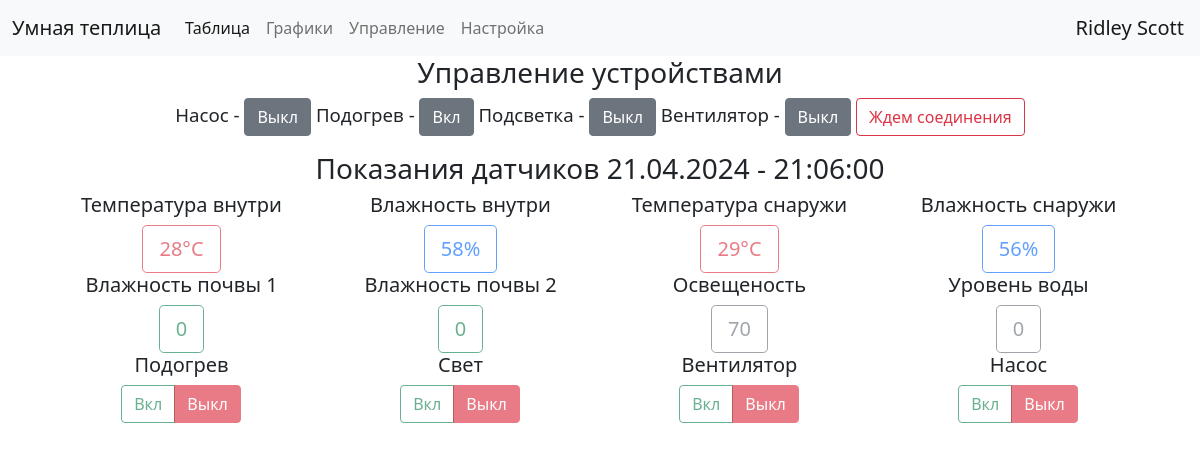
The app's page /dashboard (signed in) with its own data.
### data/users.py (models this page shows, shortened)
class User(SqlAlchemyBase,UserMixin):
    __tablename__ = 'users'
    id = sqlalchemy.Column(sqlalchemy.Integer, primary_key=True, autoincrement=True)
    surname = sqlalchemy.Column(sqlalchemy.String, nullable=True)
    name = sqlalchemy.Column(sqlalchemy.String, nullable=True)
    email = sqlalchemy.Column(sqlalchemy.String, index=True, unique=True, nullable=True)
    hashed_password = sqlalchemy.Column(sqlalchemy.String, nullable=True)
    modified_date = sqlalchemy.Column(sqlalchemy.DateTime, default=datetime.datetime.now)
    token = sqlalchemy.Column(sqlalchemy.String, nullable=True, default='NNNNNNNNNNN')

### data/sensors.py (models this page shows, shortened)
class Sensors(SqlAlchemyBase):
    __tablename__ = 'sensors'
    id = sqlalchemy.Column(sqlalchemy.Integer, primary_key=True, autoincrement=True)
    date = sqlalchemy.Column(sqlalchemy.DateTime, default=datetime.datetime.now)
    temp_in = sqlalchemy.Column(sqlalchemy.Integer, nullable=True, default=0)
    humidity_in = sqlalchemy.Column(sqlalchemy.Integer, nullable=True, default=0)
    temp_out = sqlalchemy.Column(sqlalchemy.Integer, nullable=True, default=0)
    humidity_out = sqlalchemy.Column(sqlalchemy.Integer, nullable=True, default=0)
    moisture1 = sqlalchemy.Column(sqlalchemy.Integer, nullable=True, default=0)
    moisture2 = sqlalchemy.Column(sqlalchemy.Integer, nullable=True, default=0)
    light = sqlalchemy.Column(sqlalchemy.Integer, nullable=True, default=0)
    token = sqlalchemy.Column(sqlalchemy.String, nullable=True, default='NNNNNNNNNNN')
    pump = sqlalchemy.Column(sqlalchemy.Integer, default=0)
    heat = sqlalchemy.Column(sqlalchemy.Integer, default=0)
    led = sqlalchemy.Column(sqlalchemy.Integer, default=0)
    fan = sqlalchemy.Column(sqlalchemy.Integer, default=0)
    water = sqlalchemy.Column(sqlalchemy.Integer, default=0)

### main.py (the view)
@app.route('/dashboard')
@login_required
def dashboard():
    db_sess = db_session.create_session()
    status = db_sess.query(Status).filter(Status.token == current_user.token).first()
    base_data = db_sess.query(Sensors).filter(current_user.is_authenticated, (Sensors.token == current_user.token)
                                              | (current_user.id == 1)).all()
    db_sess.close()
    return render_template('dashboard.html', status=dev_status(), token=current_user.token, data=base_data[-1],
                           text_button=name_button, up=False)

### data/db_session.py (called while the page is built)
def create_session() -> Session:
    global __factory
    return __factory()

### main.py (called while the page is built)
@login_manager.user_loader
def load_user(user_id):
    db_sess = db_session.create_session()
    return db_sess.query(User).get(user_id)

### templates/dashboard.html (shortened to what this page needs)
{% extends "base.html" %}
{% block content %}
<div class="dashboard"><h3>Показания датчиков {{data.date.strftime("%d.%m.%Y")}} - {{data.date.strftime("%H:%M:%S")}}</h3></div>
<div class="container">
    <div class="row">
        <div class="col">
            <div class="dashboard"><p class="h5">Температура внутри</p>
                <button type="button" class="btn btn-outline-danger btn-lg" disabled>
                    {{data.temp_in }}°C
                </button>
            </div>
        </div>
        <div class="col">
            <div class="dashboard"><p class="h5">Влажность внутри </p>
                <button type="button" class="btn btn-outline-primary btn-lg" disabled>{{ data.humidity_in }}%</button>
            </div>
        </div>
        <div class="col">
            <div class="dashboard"><p class="h5">Температура снаружи </p>
                <button type="button" class="btn btn-outline-danger btn-lg" disabled>{{ data.temp_out }}°C</button>
            </div>
        </div>
        <div class="col">
            <div class="dashboard"><p class="h5">Влажность снаружи </p>
                <button type="button" class="btn btn-outline-primary btn-lg" disabled>{{ data.humidity_out }}%</button>
            </div>
        </div>
    </div>
    <div class="row">
        <div class="col">
            <div class="dashboard"><p class="h5">Влажность почвы 1</p>
                <button type="button" class="btn btn-outline-success btn-lg" disabled>{{ data.moisture1 }}</button>
            </div>
        </div>
        <div class="col">
            <div class="dashboard"><p class="h5">Влажность почвы 2</p>
                <button type="button" class="btn btn-outline-success btn-lg" disabled>{{ data.moisture2 }}</button>
            </div>
        </div>
        <div class="col">
            <div class="dashboard"><p class="h5">Освещеность</p>
                <button type="button" class="btn btn-outline-secondary btn-lg" disabled>{{ data.light }}</button>
            </div>
        </div>
        <div class="col">
            <div class="dashboard"><p class="h5">Уровень воды</p>
                <button type="button" class="btn btn-outline-secondary btn-lg" disabled>{{ data.water }}</button>
            </div>
        </div>
    </div>
    <div class="row">
        <div class="col">
            <div class="dashboard"><p class="h5">Подогрев</p>
                <div class="btn-group">
                    <label class="btn btn-outline-success" for="success2">Вкл</label>
                    <label class="btn btn-outline-danger" for="danger2">Выкл</label>
                </div>
            </div>
        </div>
        <div class="col">
            <div class="dashboard"><p class="h5">Свет</p>
                <div class="btn-group">
                    <label class="btn btn-outline-success" for="success2">Вкл</label>
                    <label class="btn btn-outline-danger" for="danger2">Выкл</label>
                </div>
            </div>
        </div>
        <div class="col">
            <div class="dashboard"><p class="h5">Вентилятор</p>
                <div class="btn-group">
                    <label class="btn btn-outline-success" for="success3">Вкл</label>
                    <label class="btn btn-outline-danger" for="danger3">Выкл</label>
                </div>
            </div>
        </div>
        <div class="col">
            <div class="dashboard"><p class="h5">Насос</p>
                <div class="btn-group">
                    <label class="btn btn-outline-success" for="success4">Вкл</label>
                    <label class="btn btn-outline-danger" for="danger4">Выкл</label>
                </div>
            </div>
        </div>
    </div>
</div>
{% endblock %}

### templates/base.html (shortened to what this page needs)
<!doctype html>
<html lang="en">
<head>
                    <link rel="stylesheet"
                    href="https://cdn.jsdelivr.net/npm/bootstrap@5.0.0-beta1/dist/css/bootstrap.min.css"
>
    <link rel="stylesheet" type="text/css" href="/static/css/style.css"/>
</head>
<body>
<header>
    <nav class="navbar navbar-expand-lg navbar-light bg-light">
        <div class="container-fluid">
            <a class="navbar-brand" href="../readme">Умная теплица</a>
            <div class="collapse navbar-collapse" id="navbarNavAltMarkup">
                <div class="navbar-nav">
                        <a class="nav-link active" aria-current="page" href="../table/0">Таблица</a>
                        <a class="nav-link" href="../grafik">Графики</a>
                        <a class="nav-link" href="../dashboard">Управление</a>
                        <a class="nav-link" href="../send_param">Настройка</a>
                </div>
            </div>
            </div>
            {% if current_user.is_authenticated %}
            <a class="navbar-brand" href="/logout">{{ current_user.name }} {{ current_user.surname }}</a>
            {% else %}
            <p>
                 <a class="btn btn-success" href="/login">Вход</a>
            </p>
            {% endif %}
    </nav>
</header>
<main role="main" class="container">
{% if current_user.is_authenticated %}
<div class="dashboard"><h3>Управление устройствами</h3>
    <p align="center" class="buttons">
        {% for name in text_button %}
                {{text_button[name]}} - <button class="btn {{name}} btn-secondary">{{status[name]}}</button>
        {% endfor %}
        {% if status.sending == 0 %}
                <button class="btn btn-outline-danger">Ждем соединения</button>
        {% else %}
                <button class="btn btn-outline-success">Отправлено {{ status.date_down}}</button>
        {% endif %}
    </p>
    {% endif %}
</div>
    {% block content %}{% endblock %}
</main>
</body>
</html>

### static/css/style.css (style rules this page uses)
p { font-size: 14pt; }
.dashboard { text-align: center; align: center; vertical-align: middle; }

### records on screen
User: name "Ridley", surname "Scott"
Sensors: date "21.04.2024", date "21:06:00", temp_in "28", humidity_in "58", temp_out "29", humidity_out "56", moisture1 "0", moisture2 "0", light "70", water "0"

### other values on screen
{{ text_button[name] }} "Насос" "Подогрев" "Подсветка" "Вентилятор"
{{ status[name] }} "Выкл" "Вкл" "Выкл" "Выкл"
